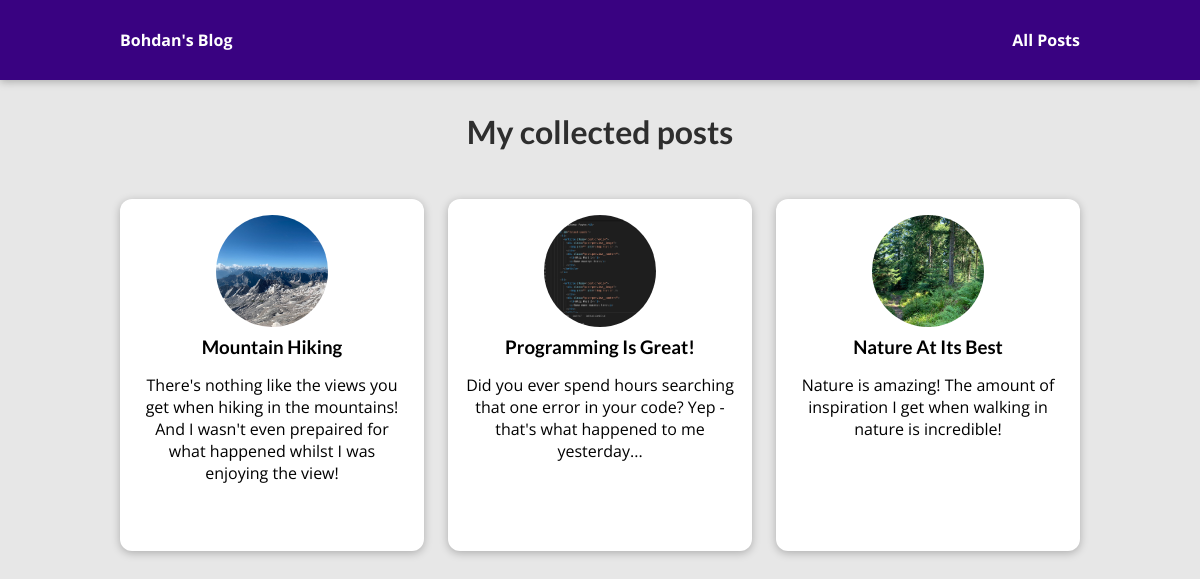
The page /posts on the database its author committed.
### blog/models.py (models this page shows, shortened)
class Post(models.Model):
    title = models.CharField(max_length = 150)
    excerpt = models.CharField(max_length = 200)
    image_name = models.CharField(max_length = 100)
    date = models.DateField(auto_now=True)
    slug = models.SlugField(unique=True, db_index=True)
    content = models.TextField(validators=[MinLengthValidator(10)])
    author = models.ForeignKey(
        Author, on_delete=models.SET_NULL, null=True, related_name="posts")
    tags = models.ManyToManyField(Tag)

### blog/views.py (the view)
# urls.py: path("posts", views.posts, name="posts-page"),
def posts(request):
  all_posts = Post.objects.all().order_by("-date")
  return render(request, "blog/all-posts.html", {
    "all_posts": all_posts
  })

### blog/templates/blog/all-posts.html (shortened to what this page needs)
{% extends "base.html" %}
{% load static %}
{% block css_files %}
    <link rel="stylesheet" href="{% static "blog/post.css" %}">
    <link rel="stylesheet" href="{% static "blog/all-posts.css" %}">
{% endblock css_files %}
{% block content %}
<section id="all-posts">
    <h2>My collected posts</h2>
    <ul>
        {% for post in all_posts %}
            {% include "blog/includes/post.html" %}
        {% endfor %}
    </ul>
</section>
{% endblock content %}

### blog/templates/blog/includes/post.html
{% load static %}
<li>
    <article class="post">
        <a href="{% url "post-detail-page" post.slug %}">
            <img src="{% static "blog/images/"|add:post.image_name %}" alt="{{post.title}}">
            <div class="post__content">
                <h3>{{post.title}}</h3>
                <p>
                    {{post.excerpt}}
                </p>
            </div>
        </a>
    </article>
</li>

### static/app.css (style rules this page uses)
* { box-sizing: border-box; }
html { font-family: 'Open Sans', 'Lato', sans-serif; }
body { margin: 0; }
h1, h2, h3 { font-family: 'Lato', sans-serif; font-weight: bold; }

### blog/static/blog/post.css (style rules this page uses)
.post { display: flex; flex-direction: column; align-items: center; text-align: center; }
.post a { text-decoration: none; color: black; transition: all 0.2s ease; padding: 1rem; }
.post img { width: 5rem; height: 5rem; object-fit: cover; border-radius: 50%; }
.post h3 { margin: 0.25rem 0; }

### blog/static/blog/all-posts.css (style rules this page uses)
body { background-color: #e7e7e7; }
#all-posts { margin: 7rem auto; width: 90%; max-width: 60rem; }
#all-posts h2 { text-align: center; font-size: 2rem; color: #2e2e2e; margin: 3rem 0; }
ul { list-style: none; margin: 0; padding: 0; display: grid; grid-template-columns: repeat(auto-fill, minmax(17rem, 1fr)); gap: 1.5rem; }
.post img { width: 7rem; height: 7rem; }
.post a { height: 22rem; transform-origin: center; box-shadow: 0 2px 8px rgba(0, 0, 0, 0.25); border-radius: 12px; background-color: white; }

### rows shown on the page
Post: image_name (picture), title "Mountain Hiking", excerpt "There's nothing like the views you get when hiking in the mountains! And I wasn't even prepaired for what happened whilst I was enjoying the view!"
Post: image_name (picture), title "Programming Is Great!", excerpt "Did you ever spend hours searching that one error in your code? Yep - that's what happened to me yesterday..."
Post: image_name (picture), title "Nature At Its Best", excerpt "Nature is amazing! The amount of inspiration I get when walking in nature is incredible!"
